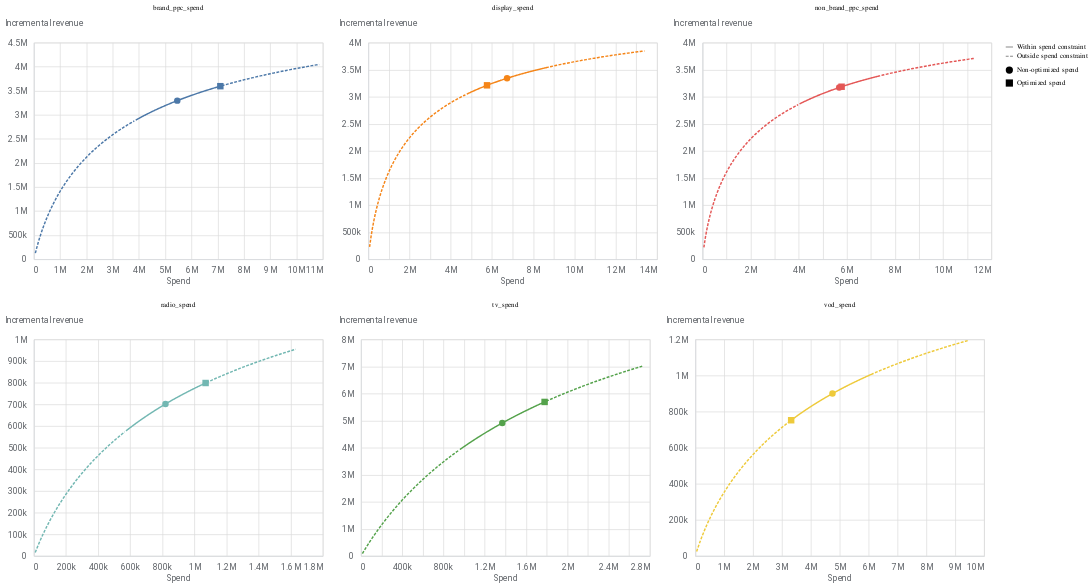

Notebook source saved alongside this figure:
### Markdown cell above
## Optimisation
Using the model to generate an optimised the media mix

### Code cell
%%time
budget_optimizer = optimizer.BudgetOptimizer(mmm)
optimization_results = budget_optimizer.optimize()
optimization_results.plot_response_curves()

### Figure 1 — Vega-Lite specification as saved in the notebook (floating-point values rounded to 4 significant figures; data arrays with more than 128 entries replaced by an {"elided": "..."} marker saying what was removed)
{"config": {"view": {"continuousWidth": 300, "continuousHeight": 300}, "axis": {"labelColor": "#5F6368", "labelFont": "Roboto", "labelFontSize": 12, "titleColor": "#5F6368", "titleFont": "Roboto", "titleFontSize": 12, "titleFontWeight": "normal"}}, "data": {"name": "data-b89f2dc871f8a6a4d2786ceb754b460a"}, "facet": {"field": "channel", "sort": null, "title": null, "type": "nominal"}, "spec": {"layer": [{"mark": {"type": "line", "strokeDash": [4, 2]}, "encoding": {"color": {"field": "channel", "legend": null, "type": "nominal"}, "x": {"axis": {"domainColor": "#DADCE0", "labelExpr": "replace(format(datum.value, '.3~s'), 'G', 'B')", "labelPadding": 10, "ticks": false}, "field": "spend", "title": "Spend", "type": "quantitative"}, "y": {"axis": {"domainColor": "#DADCE0", "labelExpr": "replace(format(datum.value, '.3~s'), 'G', 'B')", "labelPadding": 10, "ticks": false, "titleAlign": "left", "titleAngle": 0, "titleY": -20}, "field": "mean", "title": "Incremental revenue", "type": "quantitative"}}, "transform": [{"calculate": "datum.spend_multiplier >= datum.lower_bound && datum.spend_multiplier <= datum.upper_bound ? \"Within spend constraint\" : \"Outside spend constraint\"", "as": "spend_constraint"}, {"filter": "(datum.spend_multiplier && (datum.spend_multiplier <= datum.lower_bound))"}]}, {"mark": {"type": "line"}, "encoding": {"color": {"field": "channel", "legend": null, "type": "nominal"}, "strokeDash": {"field": "spend_constraint", "legend": {"title": null}, "sort": "descending", "type": "nominal"}, "x": {"axis": {"domainColor": "#DADCE0", "labelExpr": "replace(format(datum.value, '.3~s'), 'G', 'B')", "labelPadding": 10, "ticks": false}, "field": "spend", "title": "Spend", "type": "quantitative"}, "y": {"axis": {"domainColor": "#DADCE0", "labelExpr": "replace(format(datum.value, '.3~s'), 'G', 'B')", "labelPadding": 10, "ticks": false, "titleAlign": "left", "titleAngle": 0, "titleY": -20}, "field": "mean", "title": "Incremental revenue", "type": "quantitative"}}, "transform": [{"calculate": "datum.spend_multiplier >= datum.lower_bound && datum.spend_multiplier <= datum.upper_bound ? \"Within spend constraint\" : \"Outside spend constraint\"", "as": "spend_constraint"}, {"filter": "(datum.spend_multiplier && (datum.spend_multiplier >= datum.lower_bound))"}]}, {"mark": {"type": "point", "filled": true, "opacity": 1, "size": 80, "tooltip": true}, "encoding": {"color": {"field": "channel", "legend": null, "type": "nominal"}, "shape": {"field": "spend_level", "legend": {"title": null}, "type": "nominal"}, "x": {"axis": {"domainColor": "#DADCE0", "labelExpr": "replace(format(datum.value, '.3~s'), 'G', 'B')", "labelPadding": 10, "ticks": false}, "field": "spend", "title": "Spend", "type": "quantitative"}, "y": {"axis": {"domainColor": "#DADCE0", "labelExpr": "replace(format(datum.value, '.3~s'), 'G', 'B')", "labelPadding": 10, "ticks": false, "titleAlign": "left", "titleAngle": 0, "titleY": -20}, "field": "mean", "title": "Incremental revenue", "type": "quantitative"}}, "transform": [{"calculate": "datum.spend_multiplier >= datum.lower_bound && datum.spend_multiplier <= datum.upper_bound ? \"Within spend constraint\" : \"Outside spend constraint\"", "as": "spend_constraint"}, {"filter": "datum.spend_level"}]}], "width": 400}, "columns": 3, "resolve": {"scale": {"x": "independent", "y": "independent"}}, "$schema": "https://vega.github.io/schema/vega-lite/v5.20.1.json", "datasets": {"data-b89f2dc871f8a6a4d2786ceb754b460a": {"elided": "1212 records"}}}
